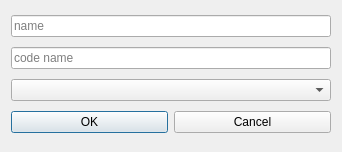
<?xml version="1.0" encoding="UTF-8"?>
<ui version="4.0">
 <class>PBCNewPlayDialog</class>
 <widget class="QDialog" name="PBCNewPlayDialog">
  <property name="geometry">
   <rect>
    <x>0</x>
    <y>0</y>
    <width>342</width>
    <height>152</height>
   </rect>
  </property>
  <property name="windowTitle">
   <string>Create new play</string>
  </property>
  <layout class="QVBoxLayout" name="verticalLayout">
   <item>
    <widget class="QLineEdit" name="nameEdit">
     <property name="placeholderText">
      <string>name</string>
     </property>
    </widget>
   </item>
   <item>
    <widget class="QLineEdit" name="codeNameEdit">
     <property name="placeholderText">
      <string>code name</string>
     </property>
    </widget>
   </item>
   <item>
    <widget class="QComboBox" name="formationComboBox"/>
   </item>
   <item>
    <layout class="QHBoxLayout" name="horizontalLayout">
     <item>
      <widget class="QPushButton" name="okButton">
       <property name="text">
        <string>OK</string>
       </property>
       <property name="default">
        <bool>true</bool>
       </property>
      </widget>
     </item>
     <item>
      <widget class="QPushButton" name="cancelButton">
       <property name="text">
        <string>Cancel</string>
       </property>
      </widget>
     </item>
    </layout>
   </item>
  </layout>
 </widget>
 <resources/>
 <connections>
  <connection>
   <sender>okButton</sender>
   <signal>clicked()</signal>
   <receiver>PBCNewPlayDialog</receiver>
   <slot>accept()</slot>
   <hints>
    <hint type="sourcelabel">
     <x>88</x>
     <y>128</y>
    </hint>
    <hint type="destinationlabel">
     <x>170</x>
     <y>75</y>
    </hint>
   </hints>
  </connection>
  <connection>
   <sender>cancelButton</sender>
   <signal>clicked()</signal>
   <receiver>PBCNewPlayDialog</receiver>
   <slot>reject()</slot>
   <hints>
    <hint type="sourcelabel">
     <x>252</x>
     <y>128</y>
    </hint>
    <hint type="destinationlabel">
     <x>170</x>
     <y>75</y>
    </hint>
   </hints>
  </connection>
 </connections>
</ui>
